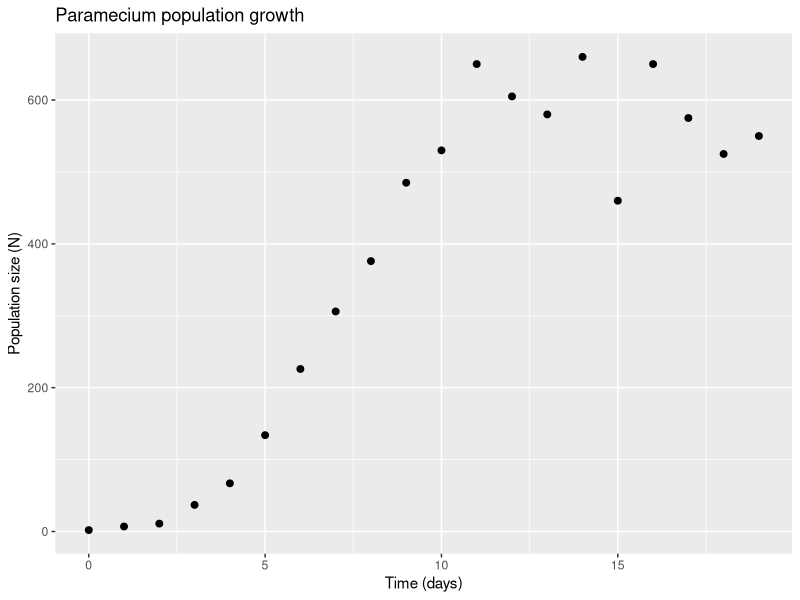
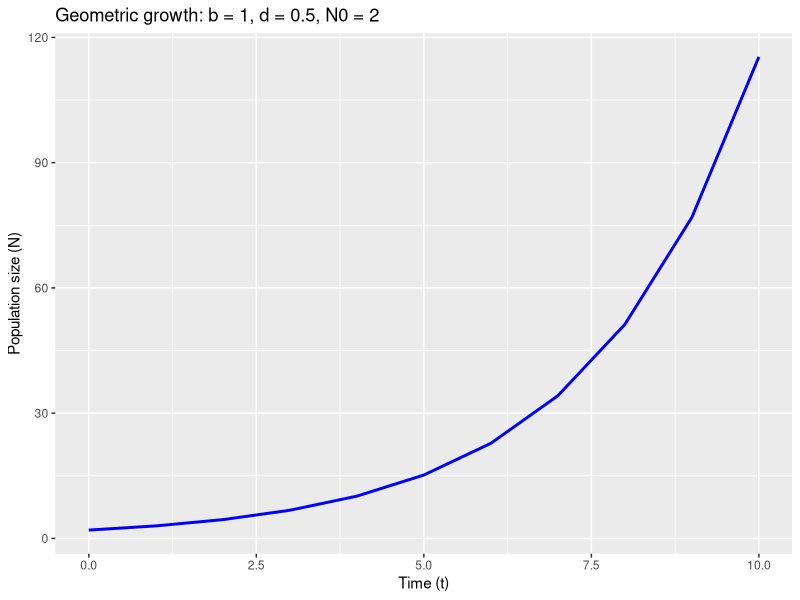
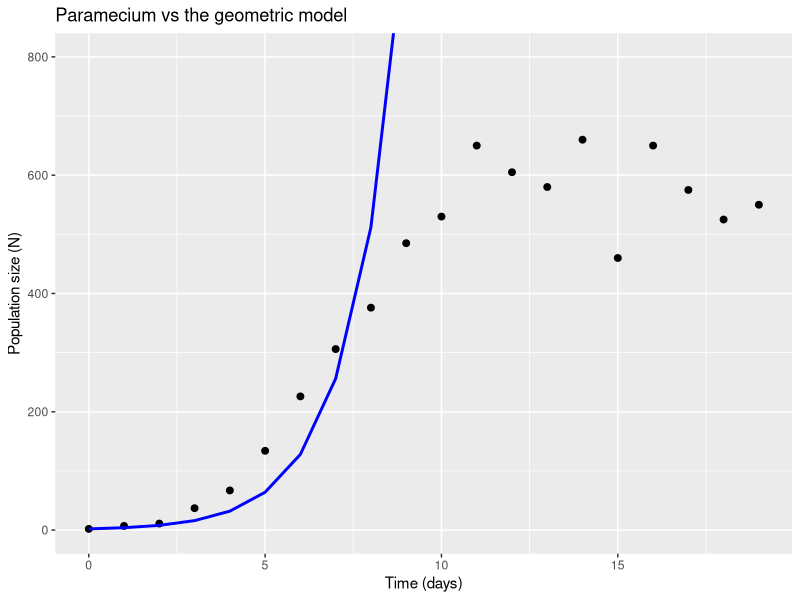
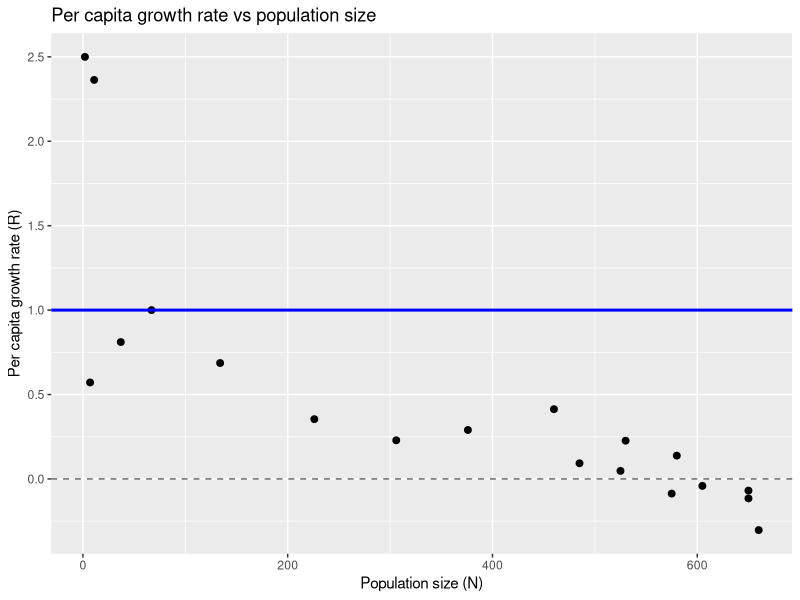
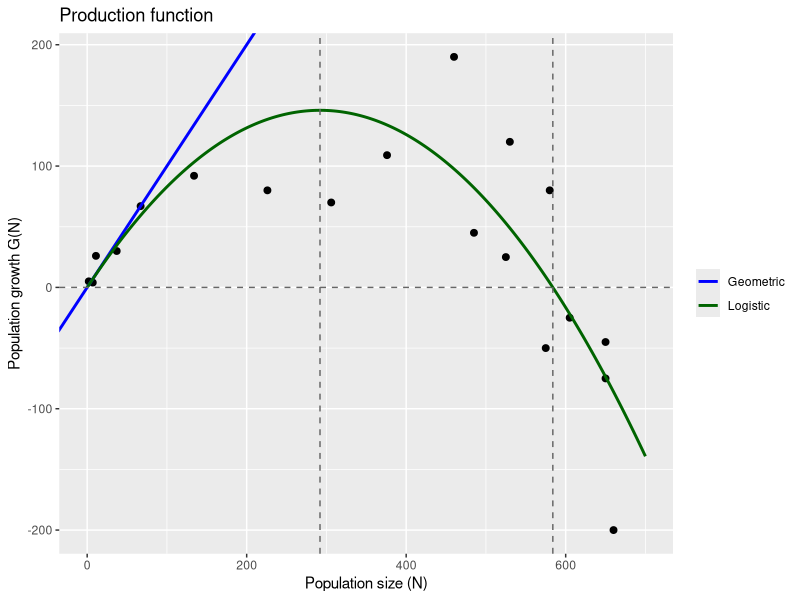
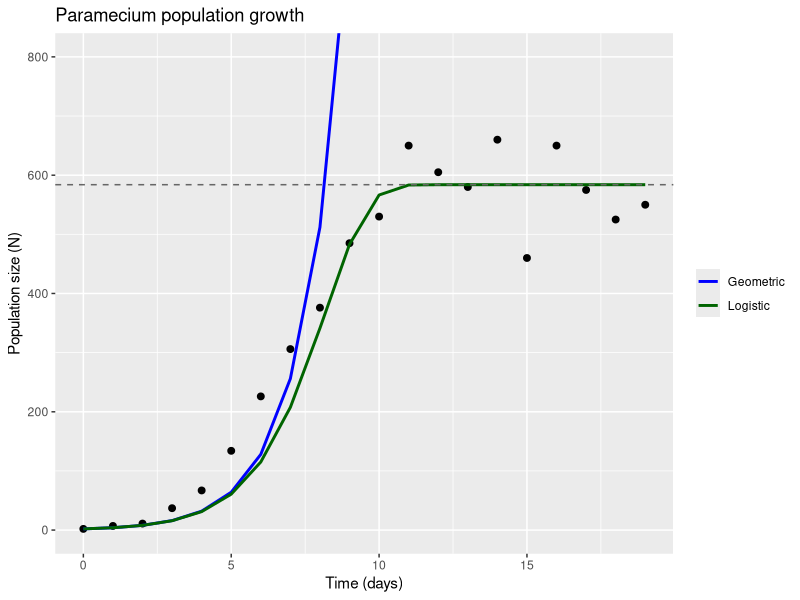
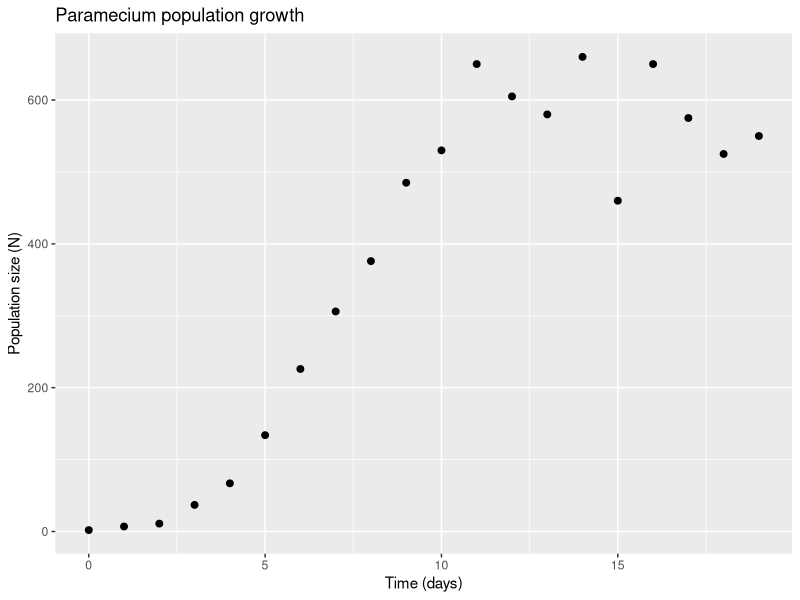
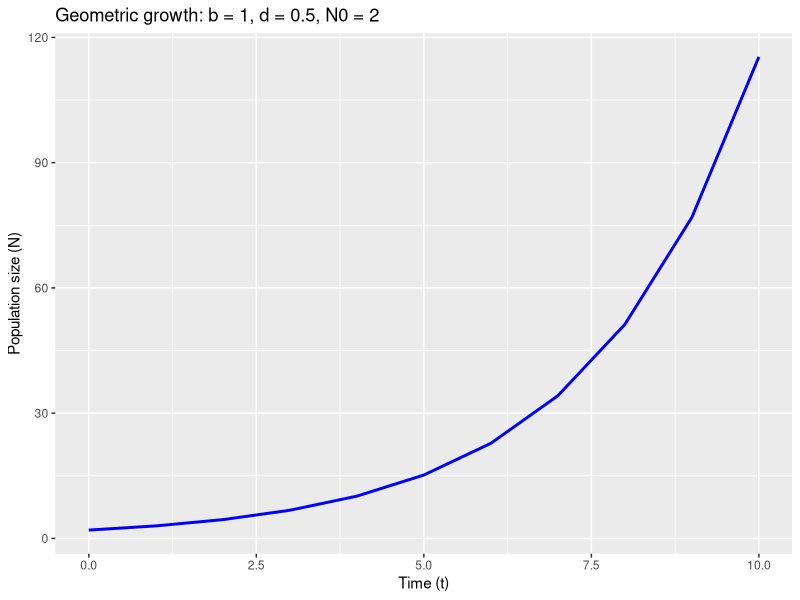

Write R code to recreate these figures, in order.
## ---- chunk 1
knitr::opts_chunk$set(echo = TRUE)
## ---- chunk 2
# Check your current version of R
R.version.string

## ---- chunk 3
# Write the current R version to the variable R_version
R_version <- R.version.string

# Test whether R_version is v4.5.1
if(R_version == "R version 4.5.1 (2025-06-13)") {
    print("R version 4.5.1")
} else {
    print("You are using a different version of R. Switch to version 4.5.1 to ensure reproducibilty")
  }

## ---- chunk 4
# Import the paramecium growth dataset
paramecium <- read.csv("Paramecium_aurelia.csv")

## ---- chunk 5
# Load the ggplot2 package so that we can use it in this script
library(ggplot2)

# Produce a simple scatter plot of the data using ggplot
scatter_plot <- ggplot(paramecium, aes(x = Time..days., y = Paramecium)) +
  geom_point(size = 2) +
  labs(x = "Time (days)",
       y = "Population size (N)",
       title = "Paramecium population growth")

# Display the plot
scatter_plot

# Save the plot as an image file to our working directory.
# The image will be 1600 x 1200 pixels at 300 dpi
ggsave("paramecium_growth_n_vs_time.png", plot = scatter_plot, width = 1600, height = 1200, units = "px", dpi = 300)

## ---- chunk 6
# Per capita recruitment rate (b): new recruits per individual per time step
b <- 1

# Per capita mortality rate (d): fraction of individuals that die per time step
d <- 0.5

# Net per capita population growth rate R = b - d
R <- b - d

# Starting population size N0
N0 <- 2

# Number of time steps we want to run the model for
n_steps <- 10

## ---- chunk 7
# Create an empty numeric vector to hold the population size at each time step.
# We need n_steps + 1 slots because we also need a slot for time 0
N <- numeric(n_steps + 1)

# Put the starting population size into the first slot
N[1] <- N0

# Step the model forward one time step at a time using N(t+1) = N(t) + G(Nt),
# where G(Nt) = R * Nt
for (i in 1:n_steps) {
  N[i + 1] <- N[i] + R * N[i]
}

# Have a look at the result
N

## ---- chunk 8
# Build a table just like the one we made in Excel
geometric_table <- data.frame(
  # Time steps from 0 to n_steps
  Time = 0:n_steps,
  # Population size at each time step
  N = N,
  # Population growth G(N) = R * N
  G_N = R * N,
  # Observed change in N from this time step to the next. diff() subtracts each
  # value from the one after it. There is no "next" value for the final time
  # step so we pad the end with NA, which is how R says "not available"
  delta_N = c(diff(N), NA),
  # The parameters, repeated down every row just like in Excel
  b = b,
  d = d,
  R = R
)

# Have a look, rounding everything to 1 decimal place like the Excel version
round(geometric_table, 1)

## ---- chunk 9
# Plot population size against time as a line
geometric_plot <- ggplot(geometric_table, aes(x = Time, y = N)) +
  # geom_line() draws a line rather than points
  geom_line(color = "blue", linewidth = 1) +
  labs(x = "Time (t)",
       y = "Population size (N)",
       title = "Geometric growth: b = 1, d = 0.5, N0 = 2")

# Display the plot
geometric_plot

# Save the plot as an image file to our working directory
ggsave("geometric_growth_lecture_example.png", plot = geometric_plot, width = 1600, height = 1200, units = "px", dpi = 300)

# Save the table as a csv file so we can open it later in Excel if we want to
write.csv(geometric_table, "geometric_growth_lecture_example.csv", row.names = FALSE)

## ---- chunk 10
# Print the first 6 rows of the data
head(paramecium)

## ---- chunk 11
# Per capita growth rate for the paramecium, estimated from the early doubling
R_paramecium <- 1

# Create an empty vector with one slot for each of the 20 days (day 0 to day 19)
geometric_pred <- numeric(20)

# Start the model with 2 individuals, just like the data
geometric_pred[1] <- 2

# Step the geometric model forward one day at a time: N(t+1) = N(t) + R * N(t)
for (i in 1:19) {
  geometric_pred[i + 1] <- geometric_pred[i] + R_paramecium * geometric_pred[i]
}

# Have a look at what it predicts
geometric_pred

## ---- chunk 12
# Put the geometric model predictions into a data frame for ggplot
geometric_df <- data.frame(Time = 0:19, N = geometric_pred)

# Plot the observed data
geometric_vs_data <- ggplot(paramecium, aes(x = Time..days., y = Paramecium)) +
  geom_point(size = 2) +
  # Add the geometric model prediction from its own data frame
  geom_line(data = geometric_df, aes(x = Time, y = N), color = "blue", linewidth = 1) +
  labs(x = "Time (days)",
       y = "Population size (N)",
       title = "Paramecium vs the geometric model") +
  # Zoom the y axis in to 0 to 800, as the geometric line gets out of control
  coord_cartesian(ylim = c(0, 800))

# Display the plot
geometric_vs_data

# Save the plot
ggsave("paramecium_geometric_model.png", plot = geometric_vs_data, width = 1600, height = 1200, units = "px", dpi = 300)

## ---- chunk 13
# Population size at each time step N(t). We drop the final observation because
# there is no N(t+1) to compare it to
N_t <- paramecium$Paramecium[-20]

# Population size at the following time step N(t+1). We drop the first
# observation so that everything lines up
N_t1 <- paramecium$Paramecium[-1]

# Build a table of the observed growth
observed_table <- data.frame(
  # The time steps 0 to 18
  Time = paramecium$Time..days.[-20],
  # Population size this time step
  N_t = N_t,
  # Population size next time step
  N_t1 = N_t1,
  # Observed change in population size, which is our observed G(N)
  G_N = N_t1 - N_t,
  # Observed per capita growth rate R = G(N) / N
  R = (N_t1 - N_t) / N_t
)

# Have a look
observed_table

# Save the table
write.csv(observed_table, "paramecium_observed_growth.csv", row.names = FALSE)

## ---- chunk 14
# Plot observed R against N
R_vs_N <- ggplot(observed_table, aes(x = N_t, y = R)) +
  geom_point(size = 2) +
  # The geometric model says R is constant. Draw a horizontal line at the R we
  # chose for the paramecium
  geom_hline(yintercept = R_paramecium, color = "blue", linewidth = 1) +
  # Draw a dashed grey line at R = 0 where the population stops growing
  geom_hline(yintercept = 0, color = "grey40", linetype = "dashed") +
  labs(x = "Population size (N)",
       y = "Per capita growth rate (R)",
       title = "Per capita growth rate vs population size")

# Display the plot
R_vs_N

# Save the plot
ggsave("paramecium_R_vs_N.png", plot = R_vs_N, width = 1600, height = 1200, units = "px", dpi = 300)

## ---- chunk 15
# Carrying capacity K: the mean population size from day 11 onwards,
# once the population has levelled off.
# paramecium$Time..days. >= 11 gives TRUE for every row from day 11 onwards and
# FALSE for every row before it, and putting this in the square brackets keeps
# only the rows that are TRUE
K <- mean(paramecium$Paramecium[paramecium$Time..days. >= 11])

# Have a look at our estimate of K
K

# Per capita growth rate with no crowding, estimated from the early doubling
R0 <- 1

## ---- chunk 16
# For the logistic curve we need a smooth sequence of N values to draw through.
# seq() makes 200 evenly spaced values between 0 and 700
N_seq <- seq(0, 700, length.out = 200)

# Calculate the logistic G(N) at every one of those N values and put the curve
# into a data frame for ggplot
logistic_curve <- data.frame(N = N_seq, G_N = R0 * (1 - N_seq/K) * N_seq)

# Plot observed G(N) against N
production_function <- ggplot(observed_table, aes(x = N_t, y = G_N)) +
  geom_point(size = 2) +
  # Geometric: G(N) = RN, a straight line through the origin with a slope of R
  geom_abline(aes(intercept = 0, slope = R_paramecium, color = "Geometric"), linewidth = 1,
              key_glyph = "path") +
  # Logistic: the curve we just calculated, from its own data frame
  geom_line(data = logistic_curve, aes(x = N, y = G_N, color = "Logistic"), linewidth = 1) +
  # Dashed grey line at G(N) = 0
  geom_hline(yintercept = 0, color = "grey40", linetype = "dashed") +
  # Dashed grey vertical lines at K/2 and K
  geom_vline(xintercept = c(K/2, K), color = "grey40", linetype = "dashed") +
  # Choose the colour for each model and add a legend
  scale_color_manual(name = NULL, values = c("Geometric" = "blue", "Logistic" = "darkgreen")) +
  labs(x = "Population size (N)",
       y = "Population growth G(N)",
       title = "Production function")

# Display the plot
production_function

# Save the plot
ggsave("paramecium_production_function.png", plot = production_function, width = 1600, height = 1200, units = "px", dpi = 300)

## ---- chunk 17
# Create an empty vector with one slot for each of the 20 days (day 0 to day 19)
logistic_pred <- numeric(20)

# Start the model with 2 individuals, just like the data
logistic_pred[1] <- 2

# Step the logistic model forward one day at a time using
# N(t+1) = N(t) + G(N(t)) where G(N(t)) = R0 * (1 - N(t)/K) * N(t)
for (i in 1:19) {
  logistic_pred[i + 1] <- logistic_pred[i] + R0 * (1 - logistic_pred[i]/K) * logistic_pred[i]
}

# Have a look at what it predicts
logistic_pred

## ---- chunk 18
# Put the geometric and logistic predictions into a data frame for ggplot
pred_df <- data.frame(
  Time = 0:19,
  Geometric = geometric_pred,
  Logistic = logistic_pred
)

# Plot the observed data
both_models <- ggplot(paramecium, aes(x = Time..days., y = Paramecium)) +
  geom_point(size = 2) +
  # Add the geometric model prediction
  geom_line(data = pred_df, aes(x = Time, y = Geometric, color = "Geometric"), linewidth = 1) +
  # Add the logistic model prediction
  geom_line(data = pred_df, aes(x = Time, y = Logistic, color = "Logistic"), linewidth = 1) +
  # Add a dashed grey line at the carrying capacity K
  geom_hline(yintercept = K, color = "grey40", linetype = "dashed") +
  # Choose the colour for each model and add a legend
  scale_color_manual(name = NULL, values = c("Geometric" = "blue", "Logistic" = "darkgreen")) +
  labs(x = "Time (days)",
       y = "Population size (N)",
       title = "Paramecium population growth") +
  # Zoom the y axis in to 0 to 800, as the geometric line gets out of control
  coord_cartesian(ylim = c(0, 800))

# Display the plot
both_models

# Save the plot
ggsave("paramecium_both_models_n_vs_time.png", plot = both_models, width = 1600, height = 1200, units = "px", dpi = 300)
